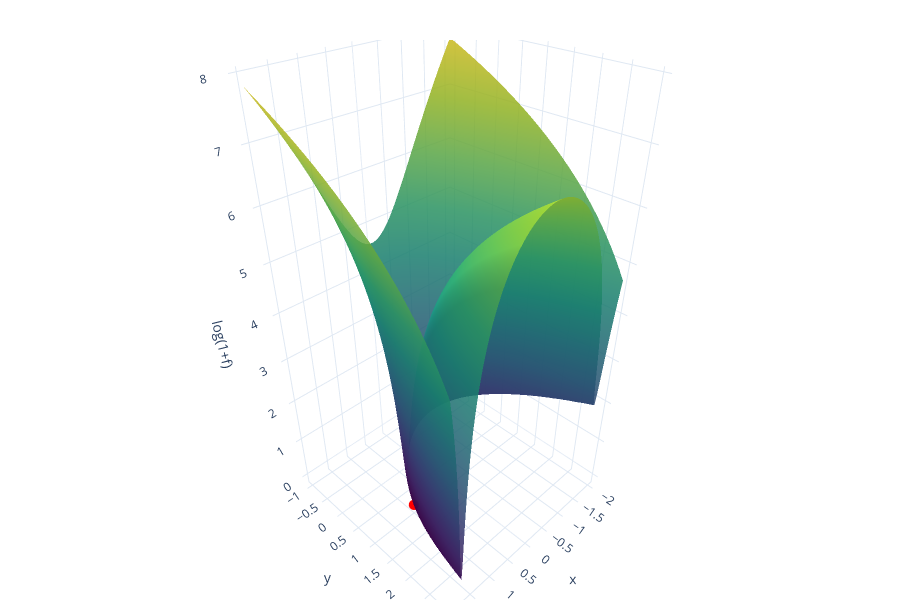
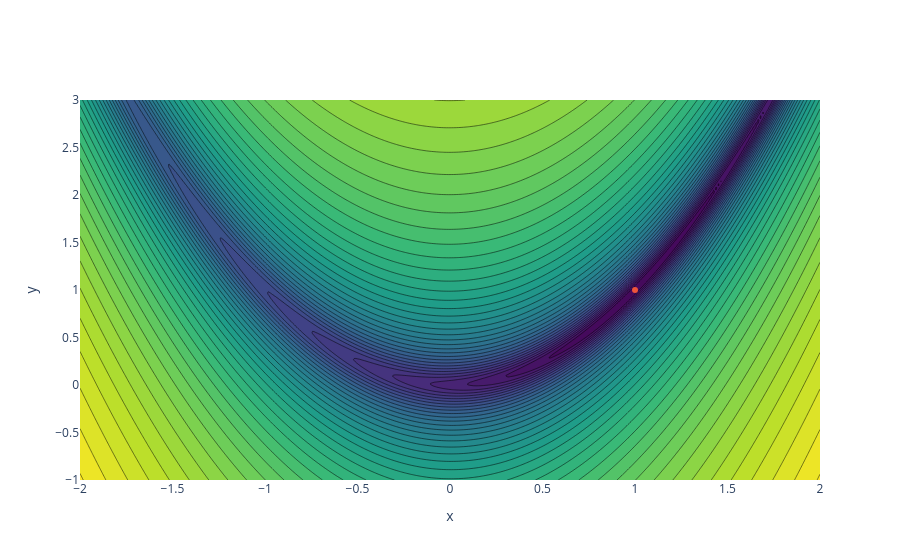

Write notebook code for charts like these, in order.
### Code cell
def rosenbrock_2d(x, y):
    return (1 - x)**2 + 100 * (y - x**2)**2

def rosen(x, y):
    return (1 - x)**2 + 100 * (y - x**2)**2

x_vals = np.linspace(-2, 2, 300)
y_vals = np.linspace(-1, 3, 300)
X, Y = np.meshgrid(x_vals, y_vals)
Z = rosenbrock_2d(X, Y)

fig = go.Figure()

# Surface
fig.add_trace(go.Surface(
    x=X, y=Y, z=np.log1p(Z),
    colorscale='Viridis',
    showscale=False,
    opacity=0.85,
    name='log(1+f)'
))

# Minimum marker
fig.add_trace(go.Scatter3d(
    x=[1], y=[1], z=[0],
    mode='markers',
    marker=dict(size=6, color='red'),
    name='Global min (1,1)'
))

fig.update_layout(
    scene=dict(
        xaxis_title='x',
        yaxis_title='y',
        zaxis_title='log(1+f)',
        bgcolor='white'
    ),
    paper_bgcolor='white',
    height=600,
    margin=dict(l=0, r=0, t=40, b=0)
)
fig.show()
fig2 = go.Figure(go.Contour(
    x=x_vals, y=y_vals, z=np.log1p(Z),
    colorscale='Viridis',
    ncontours=50,
    showscale=False
))
fig2.add_trace(go.Scatter(
    x=[1], y=[1], mode='markers',
    name='Global min (1,1)'
))
fig2.update_layout(
    xaxis_title='x', yaxis_title='y',
    paper_bgcolor='white', plot_bgcolor='white',
)
fig2.show()

### Figure 1 — Plotly figure (JSON) as saved in the notebook; plotly's stock layout.template omitted (floating-point values rounded to 4 significant figures; data arrays with more than 128 entries replaced by an {"elided": "..."} marker saying what was removed)
{"data": [{"colorscale": [[0, "#440154"], [0.1111, "#482878"], [0.2222, "#3e4989"], [0.3333, "#31688e"], [0.4444, "#26828e"], [0.5556, "#1f9e89"], [0.6667, "#35b779"], [0.7778, "#6ece58"], [0.8889, "#b5de2b"], [1, "#fde725"]], "name": "log(1+f)", "opacity": 0.85, "showscale": false, "type": "surface", "x": {"elided": "300x300 float values"}, "y": {"elided": "300x300 float values"}, "z": {"elided": "300x300 float values"}}, {"marker": {"color": "red", "size": 6}, "mode": "markers", "name": "Global min (1,1)", "type": "scatter3d", "x": [1], "y": [1], "z": [0]}], "layout": {"height": 600, "margin": {"b": 0, "l": 0, "r": 0, "t": 40}, "paper_bgcolor": "white", "scene": {"bgcolor": "white", "xaxis": {"title": {"text": "x"}}, "yaxis": {"title": {"text": "y"}}, "zaxis": {"title": {"text": "log(1+f)"}}}}}

### Figure 2 — Plotly figure (JSON) as saved in the notebook; plotly's stock layout.template omitted (floating-point values rounded to 4 significant figures; data arrays with more than 128 entries replaced by an {"elided": "..."} marker saying what was removed)
{"data": [{"colorscale": [[0, "#440154"], [0.1111, "#482878"], [0.2222, "#3e4989"], [0.3333, "#31688e"], [0.4444, "#26828e"], [0.5556, "#1f9e89"], [0.6667, "#35b779"], [0.7778, "#6ece58"], [0.8889, "#b5de2b"], [1, "#fde725"]], "ncontours": 50, "showscale": false, "type": "contour", "x": {"elided": "300 float values"}, "y": {"elided": "300 float values"}, "z": {"elided": "300x300 float values"}}, {"mode": "markers", "name": "Global min (1,1)", "type": "scatter", "x": [1], "y": [1]}], "layout": {"paper_bgcolor": "white", "plot_bgcolor": "white", "xaxis": {"title": {"text": "x"}}, "yaxis": {"title": {"text": "y"}}}}
